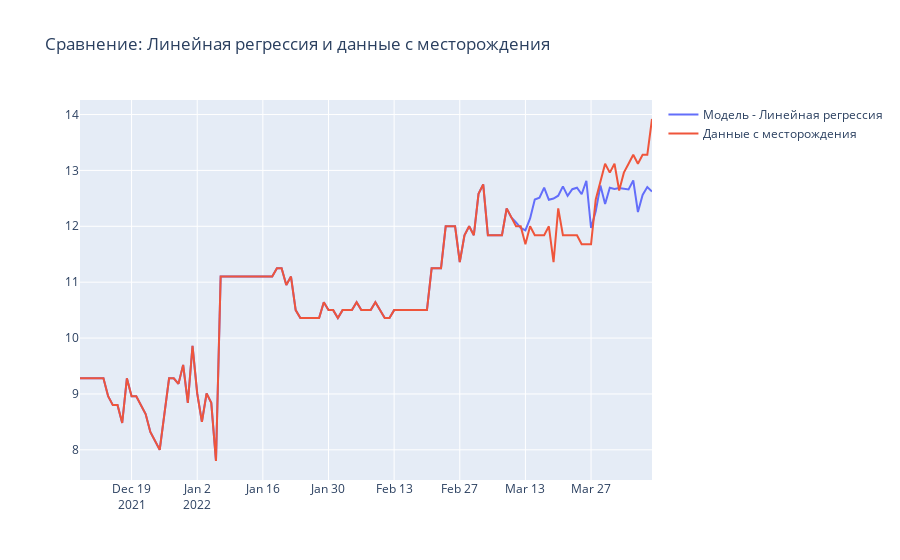

Here is the notebook cell this chart was saved with:
### Code cell
index = 68736


test_size, poly_degree, count_feature, well, feature_degree= result.loc[index, ['PREDICT_DAYS', 
                                                                                'POLY_DEGREE',
                                                                                'DAY_AGO',
                                                                                'WELL_NAME',
                                                                                'FEATURE_DEGREE']]
feature_degree = [feature_degree]
data = df[df['WELL_NAME'] == well]

y = data['TARGET_OIL_RATE']
X = data.drop(columns=['TARGET_OIL_RATE'])
X_train, X_test, y_train, y_test = train_test_split(X, y, test_size=test_size, random_state=7, shuffle=False)

####

poly_features = PolynomialFeatures(degree=poly_degree, include_bias=False)
columns_for_poly = feature_degree
other_columns = [column for column in X_train.columns if column not in columns_for_poly]
column_transform = ColumnTransformer(transformers=[
    ('poly', poly_features, columns_for_poly),
    ('other', 'passthrough', other_columns)
])


model = make_pipeline(column_transform, 
                      StandardScaler(with_mean=True), 
                      LinearRegression(n_jobs=-1))

####
model.fit(X_train, y_train)
weights = model.named_steps.linearregression.coef_
####

poly_features = model.named_steps.columntransformer
standard_scaler = model.named_steps.standardscaler
linear_reg = model.named_steps.linearregression

data = X_test.iloc[[0]]

total_points = X_test.shape[0]


answer = []

for point in range(total_points):
    data_next_point = standard_scaler.transform(column_transform.transform(data))
    value_point = linear_reg.predict(data_next_point) 

    answer.append(value_point)

    if len(answer) == total_points:
        break

    data.index = [X_test.index[point + 1]]
    data.iloc[:, : - count_feature] = [X_test.iloc[point + 1, : - count_feature]]

    data.iloc[:, - count_feature : -1] = data.iloc[:, - count_feature + 1 :];
    data.iloc[:, - 1] = value_point

answer = pd.Series(answer, index=y_test.index).astype('float')

####

MSE = mean_squared_error(y_test, answer) 
MAE = mean_absolute_error(y_test, answer)

from functions.graph_with_prediction import graph_with_prediction
graph_with_prediction(y_train=y_train, y_test=y_test, answer_model=answer, model_name='Линейная регрессия')

### Figure 1 — Plotly figure (JSON) as saved in the notebook; plotly's stock layout.template omitted (floating-point values rounded to 4 significant figures)
{"data": [{"mode": "lines", "name": "Модель - Линейная регрессия", "type": "scatter", "x": ["2021-12-08", "2021-12-09", "2021-12-10", "2021-12-11", "2021-12-12", "2021-12-13", "2021-12-14", "2021-12-15", "2021-12-16", "2021-12-17", "2021-12-18", "2021-12-19", "2021-12-20", "2021-12-21", "2021-12-22", "2021-12-23", "2021-12-24", "2021-12-25", "2021-12-26", "2021-12-27", "2021-12-28", "2021-12-29", "2021-12-30", "2021-12-31", "2022-01-01", "2022-01-02", "2022-01-03", "2022-01-04", "2022-01-05", "2022-01-06", "2022-01-07", "2022-01-08", "2022-01-09", "2022-01-10", "2022-01-11", "2022-01-12", "2022-01-13", "2022-01-14", "2022-01-15", "2022-01-16", "2022-01-17", "2022-01-18", "2022-01-19", "2022-01-20", "2022-01-21", "2022-01-22", "2022-01-23", "2022-01-24", "2022-01-25", "2022-01-26", "2022-01-27", "2022-01-28", "2022-01-29", "2022-01-30", "2022-01-31", "2022-02-01", "2022-02-02", "2022-02-03", "2022-02-04", "2022-02-05", "2022-02-06", "2022-02-07", "2022-02-08", "2022-02-09", "2022-02-10", "2022-02-11", "2022-02-12", "2022-02-13", "2022-02-14", "2022-02-15", "2022-02-16", "2022-02-17", "2022-02-18", "2022-02-19", "2022-02-20", "2022-02-21", "2022-02-22", "2022-02-23", "2022-02-24", "2022-02-25", "2022-02-26", "2022-02-27", "2022-02-28", "2022-03-01", "2022-03-02", "2022-03-03", "2022-03-04", "2022-03-05", "2022-03-06", "2022-03-07", "2022-03-08", "2022-03-09", "2022-03-10", "2022-03-11", "2022-03-12", "2022-03-13", "2022-03-14", "2022-03-15", "2022-03-16", "2022-03-17", "2022-03-18", "2022-03-19", "2022-03-20", "2022-03-21", "2022-03-22", "2022-03-23", "2022-03-24", "2022-03-25", "2022-03-26", "2022-03-27", "2022-03-28", "2022-03-29", "2022-03-30", "2022-03-31", "2022-04-01", "2022-04-02", "2022-04-03", "2022-04-04", "2022-04-05", "2022-04-06", "2022-04-07", "2022-04-08", "2022-04-09"], "y": [9.28, 9.28, 9.28, 9.28, 9.28, 9.28, 8.96, 8.8, 8.8, 8.48, 9.28, 8.96, 8.96, 8.8, 8.64, 8.32, 8.16, 8.0, 8.64, 9.28, 9.28, 9.18, 9.52, 8.84, 9.86, 9.01, 8.5, 9.01, 8.84, 7.8, 11.1, 11.1, 11.1, 11.1, 11.1, 11.1, 11.1, 11.1, 11.1, 11.1, 11.1, 11.1, 11.25, 11.25, 10.95, 11.1, 10.5, 10.36, 10.36, 10.36, 10.36, 10.36, 10.64, 10.5, 10.5, 10.36, 10.5, 10.5, 10.5, 10.64, 10.5, 10.5, 10.5, 10.64, 10.5, 10.36, 10.36, 10.5, 10.5, 10.5, 10.5, 10.5, 10.5, 10.5, 10.5, 11.25, 11.25, 11.25, 12.0, 12.0, 12.0, 11.36, 11.84, 12.0, 11.84, 12.58, 12.75, 11.84, 11.84, 11.84, 11.84, 12.32, 12.16, 12.07, 11.97, 11.93, 12.14, 12.48, 12.51, 12.69, 12.47, 12.5, 12.55, 12.71, 12.54, 12.66, 12.69, 12.57, 12.81, 11.97, 12.27, 12.73, 12.4, 12.69, 12.67, 12.68, 12.67, 12.66, 12.82, 12.26, 12.56, 12.7, 12.62]}, {"mode": "lines", "name": "Данные с месторождения", "type": "scatter", "x": ["2021-12-08", "2021-12-09", "2021-12-10", "2021-12-11", "2021-12-12", "2021-12-13", "2021-12-14", "2021-12-15", "2021-12-16", "2021-12-17", "2021-12-18", "2021-12-19", "2021-12-20", "2021-12-21", "2021-12-22", "2021-12-23", "2021-12-24", "2021-12-25", "2021-12-26", "2021-12-27", "2021-12-28", "2021-12-29", "2021-12-30", "2021-12-31", "2022-01-01", "2022-01-02", "2022-01-03", "2022-01-04", "2022-01-05", "2022-01-06", "2022-01-07", "2022-01-08", "2022-01-09", "2022-01-10", "2022-01-11", "2022-01-12", "2022-01-13", "2022-01-14", "2022-01-15", "2022-01-16", "2022-01-17", "2022-01-18", "2022-01-19", "2022-01-20", "2022-01-21", "2022-01-22", "2022-01-23", "2022-01-24", "2022-01-25", "2022-01-26", "2022-01-27", "2022-01-28", "2022-01-29", "2022-01-30", "2022-01-31", "2022-02-01", "2022-02-02", "2022-02-03", "2022-02-04", "2022-02-05", "2022-02-06", "2022-02-07", "2022-02-08", "2022-02-09", "2022-02-10", "2022-02-11", "2022-02-12", "2022-02-13", "2022-02-14", "2022-02-15", "2022-02-16", "2022-02-17", "2022-02-18", "2022-02-19", "2022-02-20", "2022-02-21", "2022-02-22", "2022-02-23", "2022-02-24", "2022-02-25", "2022-02-26", "2022-02-27", "2022-02-28", "2022-03-01", "2022-03-02", "2022-03-03", "2022-03-04", "2022-03-05", "2022-03-06", "2022-03-07", "2022-03-08", "2022-03-09", "2022-03-10", "2022-03-11", "2022-03-12", "2022-03-13", "2022-03-14", "2022-03-15", "2022-03-16", "2022-03-17", "2022-03-18", "2022-03-19", "2022-03-20", "2022-03-21", "2022-03-22", "2022-03-23", "2022-03-24", "2022-03-25", "2022-03-26", "2022-03-27", "2022-03-28", "2022-03-29", "2022-03-30", "2022-03-31", "2022-04-01", "2022-04-02", "2022-04-03", "2022-04-04", "2022-04-05", "2022-04-06", "2022-04-07", "2022-04-08", "2022-04-09"], "y": [9.28, 9.28, 9.28, 9.28, 9.28, 9.28, 8.96, 8.8, 8.8, 8.48, 9.28, 8.96, 8.96, 8.8, 8.64, 8.32, 8.16, 8.0, 8.64, 9.28, 9.28, 9.18, 9.52, 8.84, 9.86, 9.01, 8.5, 9.01, 8.84, 7.8, 11.1, 11.1, 11.1, 11.1, 11.1, 11.1, 11.1, 11.1, 11.1, 11.1, 11.1, 11.1, 11.25, 11.25, 10.95, 11.1, 10.5, 10.36, 10.36, 10.36, 10.36, 10.36, 10.64, 10.5, 10.5, 10.36, 10.5, 10.5, 10.5, 10.64, 10.5, 10.5, 10.5, 10.64, 10.5, 10.36, 10.36, 10.5, 10.5, 10.5, 10.5, 10.5, 10.5, 10.5, 10.5, 11.25, 11.25, 11.25, 12.0, 12.0, 12.0, 11.36, 11.84, 12.0, 11.84, 12.58, 12.75, 11.84, 11.84, 11.84, 11.84, 12.32, 12.16, 12.0, 12.0, 11.68, 12.0, 11.84, 11.84, 11.84, 12.0, 11.36, 12.32, 11.84, 11.84, 11.84, 11.84, 11.68, 11.68, 11.68, 12.48, 12.8, 13.12, 12.96, 13.12, 12.64, 12.96, 13.12, 13.28, 13.12, 13.28, 13.28, 13.92]}], "layout": {"title": {"text": "Сравнение: Линейная регрессия и данные с месторождения"}}}
